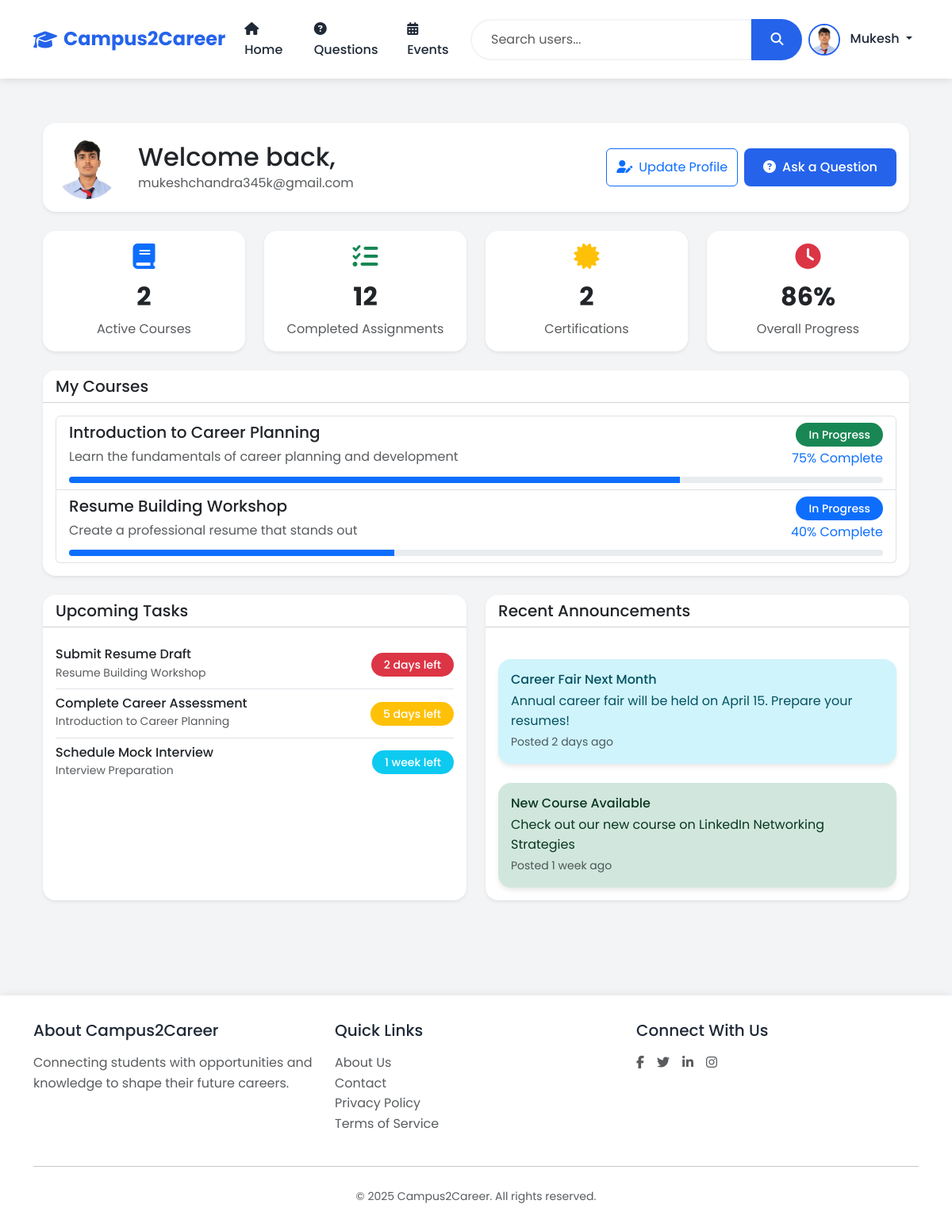
The app's page /student/dashboard (signed in) with its own data.
### models.py (models this page shows, shortened)
class User(UserMixin, db.Model):
    id = db.Column(db.Integer, primary_key=True)
    username = db.Column(db.String(80), unique=True, nullable=False)
    email = db.Column(db.String(120), unique=True, nullable=False)
    password_hash = db.Column(db.String(128))
    role = db.Column(db.String(20), nullable=False)  # student, alumni, teacher, admin
    contact = db.Column(db.String(15))
    dob = db.Column(db.Date)
    course = db.Column(db.String(50))  # For students
    profile_image = db.Column(db.String(120), default='noimg.jpg')
    created_at = db.Column(db.DateTime, default=datetime.utcnow)
    questions = db.relationship('Question', backref='author', lazy=True)
    answers = db.relationship('Answer', backref='author', lazy=True)
    events = db.relationship('Event', backref='creator', lazy=True)
    jobs = db.relationship('Job', backref='poster', lazy=True)

### app.py (the view)
@app.route('/student/dashboard')
@login_required
def student_dashboard():
    if current_user.role != 'student':
        return redirect(url_for('dashboard'))
    questions = Question.query.filter_by(user_id=current_user.id).all()
    return render_template('dashboard/student.html', questions=questions)

### app.py (called while the page is built)
@login_manager.user_loader
def load_user(user_id):
    return User.query.get(int(user_id))

### templates/dashboard/student.html (shortened to what this page needs)
{% extends "base.html" %}
{% block content %}
<div class="container py-4">
    <div class="row mb-4">
        <div class="col-12">
            <div class="card shadow-sm">
                <div class="card-body d-flex align-items-center">
                    <img src="{{ url_for('static', filename='images/' + current_user.profile_image) if current_user.profile_image else url_for('static', filename='img/default-avatar.png') }}" alt="Profile" class="rounded-circle me-4" style="width: 80px; height: 80px; object-fit: cover;">
                    <div>
                        <h2 class="mb-0">Welcome back, {{ current_user.name }}</h2>
                        <p class="text-muted mb-0">{{ current_user.email }}</p>
                    </div>
                    <div class="ms-auto d-flex gap-2">
                        <button class="btn btn-outline-primary" data-bs-toggle="modal" data-bs-target="#editProfileModal">
                            <i class="fas fa-user-edit me-2"></i>Update Profile
                        </button>
                        <button class="btn btn-primary" data-bs-toggle="modal" data-bs-target="#askQuestionModal">
                            <i class="fas fa-question-circle me-2"></i>Ask a Question
                        </button>
                    </div>
                </div>
            </div>
        </div>
    </div>
    <div class="row mb-4">
        <div class="col-md-3">
            <div class="card hover-card shadow-sm h-100">
                <div class="card-body text-center">
                    <i class="fas fa-book fa-2x text-primary mb-3"></i>
                    <h3 class="dashboard-stat">2</h3>
                    <p class="text-muted mb-0">Active Courses</p>
                </div>
            </div>
        </div>
        <div class="col-md-3">
            <div class="card hover-card shadow-sm h-100">
                <div class="card-body text-center">
                    <i class="fas fa-tasks fa-2x text-success mb-3"></i>
                    <h3 class="dashboard-stat">12</h3>
                    <p class="text-muted mb-0">Completed Assignments</p>
                </div>
            </div>
        </div>
        <div class="col-md-3">
            <div class="card hover-card shadow-sm h-100">
                <div class="card-body text-center">
                    <i class="fas fa-certificate fa-2x text-warning mb-3"></i>
                    <h3 class="dashboard-stat">2</h3>
                    <p class="text-muted mb-0">Certifications</p>
                </div>
            </div>
        </div>
        <div class="col-md-3">
            <div class="card hover-card shadow-sm h-100">
                <div class="card-body text-center">
                    <i class="fas fa-clock fa-2x text-danger mb-3"></i>
                    <h3 class="dashboard-stat">86%</h3>
                    <p class="text-muted mb-0">Overall Progress</p>
                </div>
            </div>
        </div>
    </div>
    <div class="row mb-4">
        <div class="col-12">
            <div class="card shadow-sm">
                <div class="card-header bg-white">
                    <h5 class="mb-0">My Courses</h5>
                </div>
                <div class="card-body">
                    <div class="list-group">
                        <a href="#" class="list-group-item list-group-item-action">
                            <div class="d-flex w-100 justify-content-between">
                                <h5 class="mb-1">Introduction to Career Planning</h5>
                                <span class="badge bg-success">In Progress</span>
                            </div>
                            <div class="d-flex w-100 justify-content-between align-items-center">
                                <p class="mb-1 text-muted">Learn the fundamentals of career planning and development</p>
                                <span class="text-primary">75% Complete</span>
                            </div>
                            <div class="progress mt-2" style="height: 8px;">
                                <div class="progress-bar" role="progressbar" style="width: 75%;" aria-valuenow="75" aria-valuemin="0" aria-valuemax="100"></div>
                            </div>
                        </a>
                        <a href="#" class="list-group-item list-group-item-action">
                            <div class="d-flex w-100 justify-content-between">
                                <h5 class="mb-1">Resume Building Workshop</h5>
                                <span class="badge bg-primary">In Progress</span>
                            </div>
                            <div class="d-flex w-100 justify-content-between align-items-center">
                                <p class="mb-1 text-muted">Create a professional resume that stands out</p>
                                <span class="text-primary">40% Complete</span>
                            </div>
                            <div class="progress mt-2" style="height: 8px;">
                                <div class="progress-bar" role="progressbar" style="width: 40%;" aria-valuenow="40" aria-valuemin="0" aria-valuemax="100"></div>
                            </div>
                        </a>
                    </div>
                </div>
            </div>
        </div>
    </div>
    <div class="row">
        <div class="col-md-6">
            <div class="card shadow-sm h-100">
                <div class="card-header bg-white">
                    <h5 class="mb-0">Upcoming Tasks</h5>
                </div>
                <div class="card-body">
                    <ul class="list-group list-group-flush">
                        <li class="list-group-item d-flex justify-content-between align-items-center px-0">
                            <div>
                                <h6 class="mb-0">Submit Resume Draft</h6>
                                <small class="text-muted">Resume Building Workshop</small>
                            </div>
                            <span class="badge bg-danger rounded-pill">2 days left</span>
                        </li>
                        <li class="list-group-item d-flex justify-content-between align-items-center px-0">
                            <div>
                                <h6 class="mb-0">Complete Career Assessment</h6>
                                <small class="text-muted">Introduction to Career Planning</small>
                            </div>
                            <span class="badge bg-warning rounded-pill">5 days left</span>
                        </li>
                        <li class="list-group-item d-flex justify-content-between align-items-center px-0">
                            <div>
                                <h6 class="mb-0">Schedule Mock Interview</h6>
                                <small class="text-muted">Interview Preparation</small>
                            </div>
                            <span class="badge bg-info rounded-pill">1 week left</span>
                        </li>
                    </ul>
                </div>
            </div>
        </div>
        <div class="col-md-6">
            <div class="card shadow-sm h-100">
                <div class="card-header bg-white">
                    <h5 class="mb-0">Recent Announcements</h5>
                </div>
                <div class="card-body">
                    <div class="alert alert-info mb-3">
                        <h6 class="alert-heading mb-1">Career Fair Next Month</h6>
                        <p class="mb-0">Annual career fair will be held on April 15. Prepare your resumes!</p>
                        <small class="text-muted">Posted 2 days ago</small>
                    </div>
                    <div class="alert alert-success mb-0">
                        <h6 class="alert-heading mb-1">New Course Available</h6>
                        <p class="mb-0">Check out our new course on LinkedIn Networking Strategies</p>
                        <small class="text-muted">Posted 1 week ago</small>
                    </div>
                </div>
            </div>
        </div>
    </div>
</div>
{% endblock %}

### templates/base.html (shortened to what this page needs)
<!DOCTYPE html>
<html lang="en">
<head>
    <link href="https://cdn.jsdelivr.net/npm/bootstrap@5.3.2/dist/css/bootstrap.min.css" rel="stylesheet">
    <link rel="stylesheet" href="https://cdnjs.cloudflare.com/ajax/libs/font-awesome/6.5.1/css/all.min.css">
</head>
<body>
    <nav class="navbar navbar-expand-lg">
        <div class="container">
            <a class="navbar-brand" href="{{ url_for('index') }}">
                <i class="fas fa-graduation-cap"></i>
                <span>Campus2Career</span>
            </a>
            <div class="collapse navbar-collapse" id="navbarNav">
                <ul class="navbar-nav me-auto">
                    <li class="nav-item">
                        <a class="nav-link" href="{{ url_for('index') }}">
                            <i class="fas fa-home me-1"></i> Home
                        </a>
                    </li>
                    <li class="nav-item">
                        <a class="nav-link" href="{{ url_for('questions') }}">
                            <i class="fas fa-question-circle me-1"></i> Questions
                        </a>
                    </li>
                    <li class="nav-item">
                        <a class="nav-link" href="{{ url_for('events') }}">
                            <i class="fas fa-calendar-alt me-1"></i> Events
                        </a>
                    </li>
                </ul>
                <form class="d-flex mx-auto" id="searchForm" method="GET" action="{{ url_for('search_users') }}">
                    <div class="input-group">
                        <input type="search" class="form-control search-input" name="q" placeholder="Search users..." aria-label="Search">
                        <button class="btn search-btn" type="submit">
                            <i class="fas fa-search"></i>
                        </button>
                    </div>
                </form>
                <ul class="navbar-nav ms-auto">
                    {% if current_user.is_authenticated %}
                        <li class="nav-item dropdown">
                            <a class="nav-link dropdown-toggle" href="#" id="userDropdown" role="button" data-bs-toggle="dropdown">
                                <img src="{{ current_user.profile_image or '@@default.png' }}" alt="Profile" class="profile-img me-2" />
                                {{ current_user.username }}
                            </a>
                        </li>
                    {% endif %}
                </ul>
            </div>
        </div>
    </nav>
    <div class="main-content">
        <div class="container">
            {% block content %}{% endblock %}
        </div>
    </div>
    <footer class="footer">
        <div class="container">
            <div class="row">
                <div class="col-md-4">
                    <h5 class="mb-3">About Campus2Career</h5>
                    <p class="text-muted">Connecting students with opportunities and knowledge to shape their future careers.</p>
                </div>
                <div class="col-md-4">
                    <h5 class="mb-3">Quick Links</h5>
                    <ul class="list-unstyled">
                        <li><a href="{{ url_for('about') }}" class="text-decoration-none text-muted">About Us</a></li>
                        <li><a href="{{ url_for('contact') }}" class="text-decoration-none text-muted">Contact</a></li>
                        <li><a href="#" class="text-decoration-none text-muted">Privacy Policy</a></li>
                        <li><a href="#" class="text-decoration-none text-muted">Terms of Service</a></li>
                    </ul>
                </div>
                <div class="col-md-4">
                    <h5 class="mb-3">Connect With Us</h5>
                    <div class="d-flex gap-3">
                        <a href="#" class="text-decoration-none text-muted"><i class="fab fa-facebook-f"></i></a>
                        <a href="#" class="text-decoration-none text-muted"><i class="fab fa-twitter"></i></a>
                        <a href="#" class="text-decoration-none text-muted"><i class="fab fa-linkedin-in"></i></a>
                        <a href="#" class="text-decoration-none text-muted"><i class="fab fa-instagram"></i></a>
                    </div>
                </div>
            </div>
            <hr class="my-4">
            <div class="text-center text-muted">
                <small>&copy; 2025 Campus2Career. All rights reserved.</small>
            </div>
        </div>
    </footer>
</body>
</html>

### templates/base.html (style rules this page uses)
:root { --primary-color: #2563eb; --secondary-color: #1e40af; --accent-color: #3b82f6; --text-color: #1f2937; --light-bg: #f3f4f6; --white: #ffffff; }
body { font-family: 'Poppins', sans-serif; background: var(--light-bg); color: var(--text-color); min-height: 100vh; line-height: 1.6; }
.navbar { background: var(--white); box-shadow: 0 2px 10px rgba(0,0,0,0.1); padding: 1rem 0; position: sticky; top: 0; z-index: 1000; }
.navbar-brand { font-size: 1.5rem; font-weight: 700; color: var(--primary-color) !important; display: flex; align-items: center; gap: 0.5rem; }
.nav-link { color: var(--text-color) !important; font-weight: 500; padding: 0.5rem 1rem; border-radius: 0.5rem; transition: all 0.3s ease; }
.card { border: none; border-radius: 1rem; box-shadow: 0 4px 6px -1px rgba(0, 0, 0, 0.1), 0 2px 4px -1px rgba(0, 0, 0, 0.06); transition: all 0.3s ease; background: var(--white); overflow: hidden; }
.btn-primary { background: var(--primary-color); border: none; padding: 0.75rem 1.5rem; border-radius: 0.5rem; font-weight: 500; transition: all 0.3s ease; }
.profile-img { width: 40px; height: 40px; border-radius: 50%; object-fit: cover; border: 2px solid var(--primary-color); transition: all 0.3s ease; }
.footer { background: var(--white); color: var(--text-color); padding: 2rem 0; margin-top: 4rem; box-shadow: 0 -2px 10px rgba(0,0,0,0.05); }
.alert { border-radius: 1rem; border: none; box-shadow: 0 4px 6px -1px rgba(0, 0, 0, 0.1); margin: 1.5rem 0; }
.main-content { padding: 2rem 0; min-height: calc(100vh - 180px); }
.badge { padding: 0.5rem 1rem; border-radius: 2rem; font-weight: 500; font-size: 0.875rem; }
.search-input { border-radius: 2rem 0 0 2rem; border: 2px solid var(--light-bg); padding: 0.75rem 1.5rem; transition: all 0.3s ease; }
.search-btn { border-radius: 0 2rem 2rem 0; border: none; background: var(--primary-color); color: var(--white); padding: 0.75rem 1.5rem; transition: all 0.3s ease; }

### templates/dashboard/student.html (style rules this page uses)
.hover-card { transition: all 0.3s ease; }
.dashboard-stat { font-size: 2rem; font-weight: 700; }

### records on screen
User: profile_image (picture), username "Mukesh", email "mukeshchandra345k@gmail.com"
